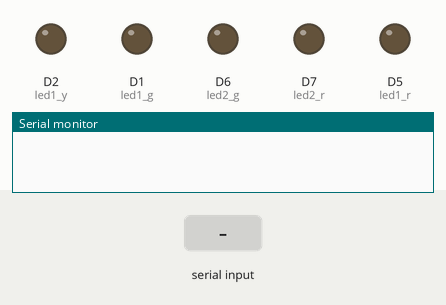
Bench run of a sketch on a simulated ESP8266 (NodeMCU). Shown: output pins drawn as LEDs (lit = HIGH), the last lines printed to the serial monitor. The inputs (shaded band) are chosen by the test bench.

Above: at 1.2 s.
1.3 s: "GREEN1\n" received over Serial
At 2.5 s:
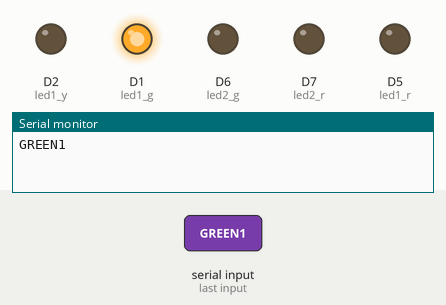
2.8 s: "YELLOW\n" received over Serial
At 3.6 s:
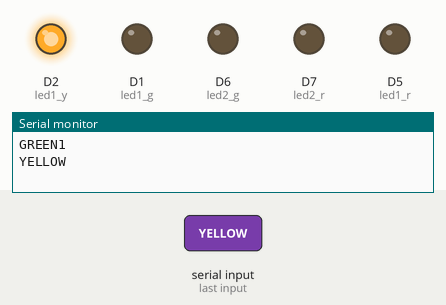
4.3 s: "RED1\n" received over Serial
At 4.8 s:
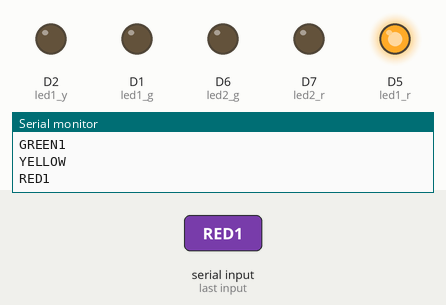
5.8 s: "GREEN2\n" received over Serial
At 7.0 s:
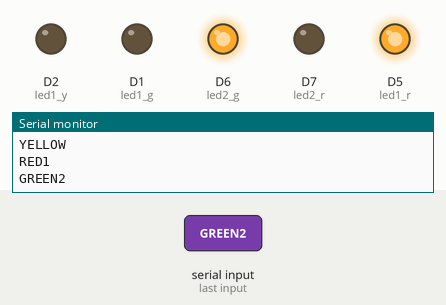
7.3 s: "RED2\n" received over Serial
At 8.2 s:
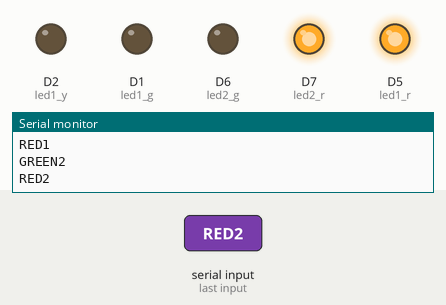
8.8 s: "GREEN1\n" received over Serial
At 9.4 s:
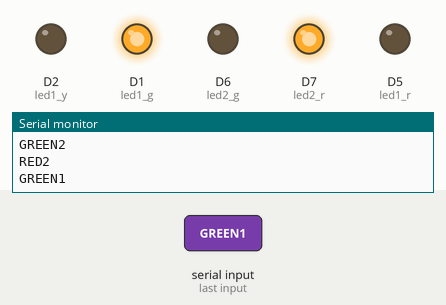
Timing chart, 0 to 11.3 s (numbered marks = the images above; inputs shaded):
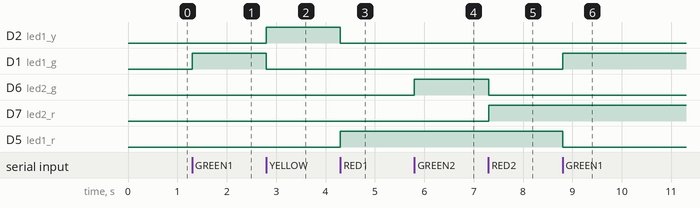

Measured:
- after the input at 1.3 s, D1 (led1_g): LOW → HIGH at once
- after the input at 2.8 s, D2 (led1_y): LOW → HIGH at once; D1 (led1_g): HIGH → LOW at once
- after the input at 4.3 s, D2 (led1_y): HIGH → LOW at once; D5 (led1_r): LOW → HIGH at once
- after the input at 5.8 s, D6 (led2_g): LOW → HIGH at once
- after the input at 7.3 s, D6 (led2_g): HIGH → LOW at once; D7 (led2_r): LOW → HIGH at once
- after the input at 8.8 s, D1 (led1_g): LOW → HIGH at once; D5 (led1_r): HIGH → LOW at once

The sketch:

trafic_lights2side.ino
```cpp
#include <Arduino.h>
#include <EEPROM.h>
#include <ESP8266WiFi.h>
#include <ESP8266WebServer.h>


#define led1_g D1
#define led1_y D2
#define led1_r D5

#define led2_g D6
#define led2_y D2
#define led2_r D7


String inputString = "";         // a String to hold incoming data
boolean stringComplete = false;  // whether the string is complete

void setup() {
  // initialize serial:
  Serial.begin(115200);
  // reserve 200 bytes for the inputString:
  inputString.reserve(200);

  pinMode(led1_g,OUTPUT);
  pinMode(led1_y,OUTPUT);
  pinMode(led1_r,OUTPUT);


  pinMode(led2_g,OUTPUT);
  pinMode(led2_y,OUTPUT);
  pinMode(led2_r,OUTPUT);


}


void loop() {

  while (Serial.available() > 0) {
    char inChar = (char)Serial.read();
    if(inChar == '\n') {
      stringComplete = true;
    }
    else{
      inputString += inChar;
    }
  }


  if(stringComplete){
    Serial.println(inputString);
    int index1 = inputString.indexOf("<cnt>");
    int index2 = inputString.indexOf("</cnt>");

    if(index1 != -1 && index2 != -1){
      String cnt = inputString.substring(index1+5, index2);

    }

    if(inputString.indexOf("GREEN1") != -1){
        digitalWrite(led1_g,HIGH);
        digitalWrite(led1_y,LOW);
        digitalWrite(led1_r,LOW);
    }
    if(inputString.indexOf("GREEN2") != -1){
        digitalWrite(led2_g,HIGH);
        digitalWrite(led2_y,LOW);
        digitalWrite(led2_r,LOW);
    }


    if(inputString.indexOf("YELLOW") != -1){
        digitalWrite(led1_g,LOW);
        digitalWrite(led1_y,HIGH);
        digitalWrite(led1_r,LOW);
    }
    if(inputString.indexOf("RED1") != -1){
        digitalWrite(led1_g,LOW);
        digitalWrite(led1_y,LOW);
        digitalWrite(led1_r,HIGH);
    }
    if(inputString.indexOf("RED2") != -1){
        digitalWrite(led2_g,LOW);
        digitalWrite(led2_y,LOW);
        digitalWrite(led2_r,HIGH);
    }

    if(inputString.indexOf("OFFALL") != -1){
        digitalWrite(led1_g,LOW);
        digitalWrite(led1_y,LOW);
        digitalWrite(led1_r,LOW);
        digitalWrite(led2_g,LOW);
        digitalWrite(led2_y,LOW);
        digitalWrite(led2_r,LOW);
    }

    stringComplete = false;
    inputString = "";
  }

}
```
